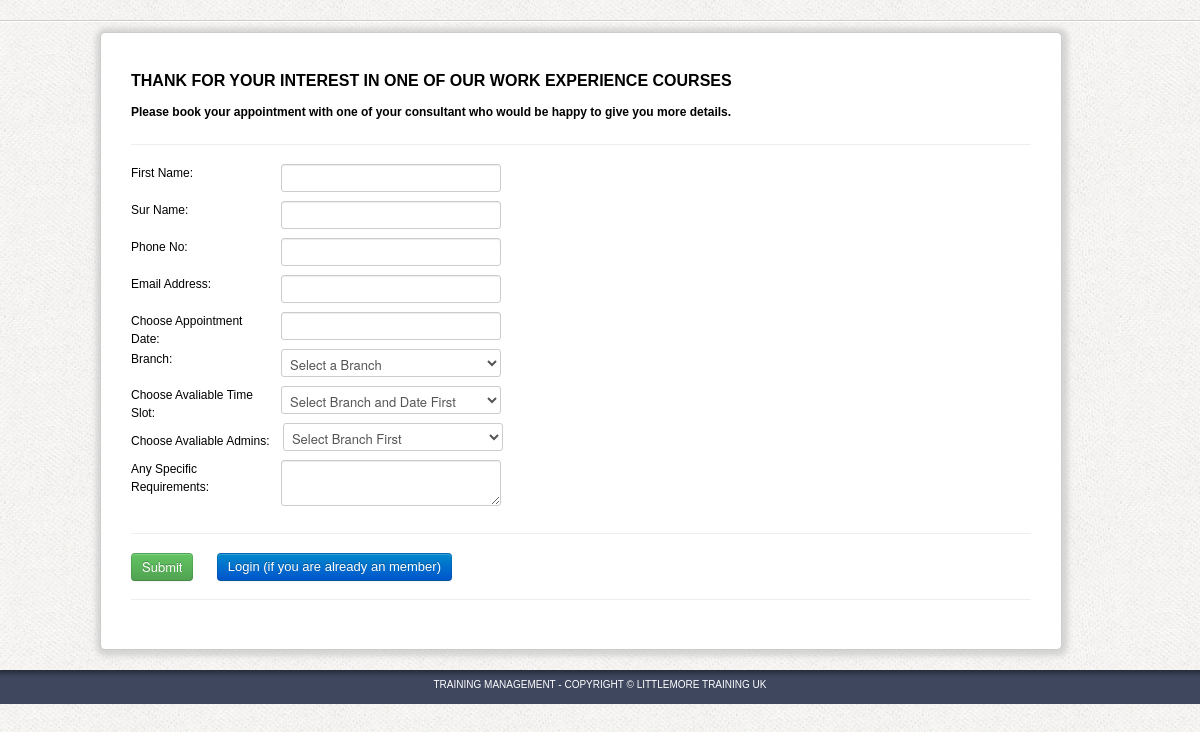
Page /index.php/appointment on the committed database.
### tables this page shows
CREATE TABLE IF NOT EXISTS `tbl_page_footer` (
  `id` int(11) NOT NULL AUTO_INCREMENT,
  `footer_title` varchar(210) NOT NULL,
  `footer_copyright` varchar(210) NOT NULL,
  `footer_link` varchar(210) NOT NULL,
  PRIMARY KEY (`id`)
);

### application/controllers/appointment.php (called while the page is built, shortened)
<?php
class Appointment extends CI_Controller {
    public function __construct() {
        $this->load->model('appointment_model');
    }
    function index() {
        $this->load->model('appointment_model');
        $data['allBranches'] = $this->appointment_model->getAllBranches();
        $data['allTimeslots'] = $this->appointment_model->getAllTimeslots();
        $this->load->view('appointment', $data);
    }
}

### index.php (called while the page is built, shortened)
<?php
require_once BASEPATH.'core/CodeIgniter.php';

### application/models/admin/site_conf_model.php (called while the page is built, shortened)
<?php
class Site_conf_model extends CI_Model
{
        function getPageFooter(){
            return $this->db->get_where('tbl_page_footer',array('id'=>1))->row();
        }
}
?>

### application/views/appointment.php (the view, shortened to what this page needs)
<!DOCTYPE html PUBLIC "-//W3C//DTD XHTML 1.0 Transitional//EN" "http://www.w3.org/TR/xhtml1/DTD/xhtml1-transitional.dtd">
<html xmlns="http://www.w3.org/1999/xhtml">
    <head>
        <link href="<?php echo base_url(); ?>css/bootstrap.css" type="text/css" rel="stylesheet">
            <link href="<?php echo base_url(); ?>css/landing.css" type="text/css" rel="stylesheet">
                <link href="<?php echo base_url(); ?>js/jsDatePick_ltr.min.css" type="text/css" rel="stylesheet"/>
                    </head>
                    <body>
                        <div class="header">
                        </div>
                        <div class="seperator"></div>
                        <div class="wrapper">
                            <div class="loginWrap">
                                <div class="form">
                                    <div class="loginForm appointmentForm " id="loginDivForm">
                                        <form action= "<?php echo base_url(); ?>appointment/register" method="post" id="appointment_form">
                                            <h1>Thank for your interest in one of our Work Experience Courses </h1>
                                            <h3>Please book your appointment with one of your consultant who would be happy to give you more details. </h3>
                                            <ul>
                                                <hr/>
                                                <li>
                                                    <span class ="floatLeft">First Name:</span><input type="text" name="firstname" class="floatLeft"/>
                                                </li>
                                                <li>
                                                    <span class="floatLeft">Sur Name:</span><input type="text" name="lastname" class="floatLeft"/>
                                                </li>
                                                <li>
                                                    <span class="floatLeft">Phone No:</span><input type="text" name="phoneno" class="floatLeft"/>
                                                </li>
                                                <li>
                                                    <span class="floatLeft">Email Address:</span><input type="text" name="email" class="floatLeft"/>
                                                </li>
                                                <li>
                                                    <li>
                                                        <span class="floatLeft">Choose Appointment Date:</span><input  id="datepicker" class="floatLeft" type="text" name="appointment_date"/>
                                                    </li>
                                                    <span class="floatLeft">Branch:</span>
                                                    <select name='branch_id' class="floatLeft" id="select_branch" onchange="getTimeSlots();getBranchAdmins();">
                                                        <option value="">Select a Branch</option>
                                                    </select>
                                                </li>
                                                <li>
                                                    <span class="floatLeft">Choose Avaliable Time Slot:</span>
                                                    <select name='timeslot_id' class="floatLeft" id="timeslot_list">
                                                        <option value="">Select Branch and Date First</option>
                                                    </select>
                                                </li>
                                                <li>
                                                    <span>Choose Avaliable Admins:</span>
                                                    <select name='admin_id' id="admin_list">
                                                        <option value="">Select Branch First</option>
                                                    </select>
                                                </li>
                                                <li>
                                                    <span class="floatLeft">Any Specific Requirements:</span> <textarea  class="floatLeft" name="specific_requirements"></textarea>
                                                </li>
                                                <li>
                                                    <hr />
                                                    <input type="submit" value="Submit" class="btn btn-success" style="margin-right:20px;"/>
                                                    <a href="<?php echo base_url(); ?>/login" class="btn btn-primary">Login (if you are already an member)</a>
                                                    <br />
                                                    <hr />
                                                </li>
                                            </ul>
                                        </form>
                                    </div>
                                </div>
                            </div>
                            <div class="footer">
                                <?php $footer = $this->site_conf_model->getPageFooter(); ?>
                                <?php echo $footer->footer_title ?> - Copyright ©
                                <a href="http://<?php echo $footer->footer_link; ?>"><?php echo $footer->footer_copyright; ?></a>
                            </div>
                    </body>
                    </html>

### css/landing.css (style rules this page uses)
html,body,div,span,applet,object,iframe,h1,h2,h3,h4,h5,h6,p,blockquote,pre,a,abbr,acronym,address,big,cite,code,del,dfn,em,font,img,ins,kbd,q,s,samp,small,strike,strong,sub,sup,tt,var,b,u,i,center,dl,dt,dd,ol,ul,li,fieldset,form,label,legend,table,caption,tbody,tfoot,thead,tr,th,td { margin:0;padding:0;border:0;outline:0;font-size:100%;vertical-align:baseline;background:transparent }
body { line-height:1 }
ol,ul { list-style:none }
body,html { height:100%; }
body { font-size:12px;color:#000; background:url(../images/bg_main.gif) repeat; font-family:Arial, Helvetica, sans-serif; }
.floatLeft { float:left; }
.wrapper { width:100%;min-height:100%; }
.seperator { height:1px;display:block;background:#ccc;border-bottom:1px solid #fff; margin:10px 0; }
.header { margin-bottom:10px; padding-top:10px; }
.loginWrap { max-width:1000px; width:100%; margin:auto; }
.loginWrap h1 { font-size:18px; text-transform:uppercase; font-weight:normal; }
.form,.texts { width:50%; line-height:20px; }
.loginForm { background:#fff; border:1px solid #ccc; border-radius:5px; padding:10px; margin:auto;-webkit-box-shadow: 1px 1px 5px 5px rgba(200, 200, 200, 0.7);-moz-box-shadow: 1px 1px 5px 5px rgba(200, 200, 200, 0.7);box-shadow: 1px 1px 5px 5px rgba(200, 200, 200, 0.7); width:75%; margin-bottom:25px; }
.loginForm h1 { font-weight:bold; }
.loginForm span { margin-right:10px; width:140px; }
.loginForm h1 { font-size:16px; }
.footer { background:url(../images/admin/footerbackground.png) repeat-x; height:14px; display:block;color:#fff; padding:10px 15px; text-transform:uppercase; font-size:10px;text-align:center; }
.footer a { color:#fff !important; }
.appointmentForm { padding:30px !important; margin:auto; width:180%; margin-bottom:20px !important; }

### rows in the picture
tbl_page_footer: footer_title "TRAINING MANAGEMENT", footer_copyright "LITTLEMORE TRAINING UK"
